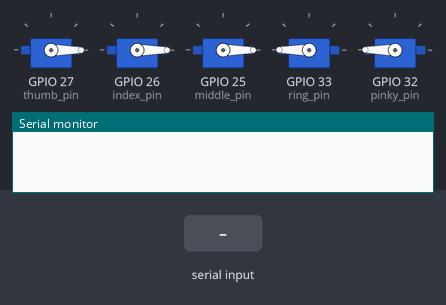
Recording of a sketch running on a simulated ESP32. Parts: 5 × servo, the last lines printed to the serial monitor. The test bench sets the inputs (shaded band).

Above: at 1.2 s.
1.3 s: "90,45\n" received over Serial
At 1.9 s:
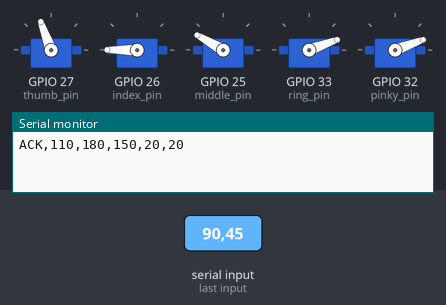
2.8 s: "1\n" received over Serial
At 3.1 s:
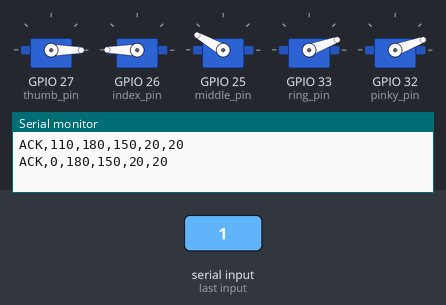
4.3 s: "30,150\n" received over Serial
At 5.5 s:
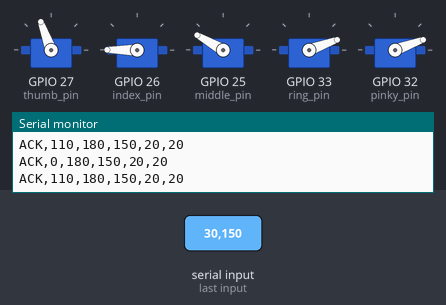
5.8 s: "1,90\n" received over Serial
At 6.8 s:
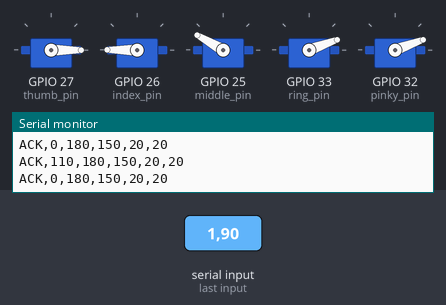
Timing chart, 0 to 8.3 s (numbered marks = the images above; inputs shaded):
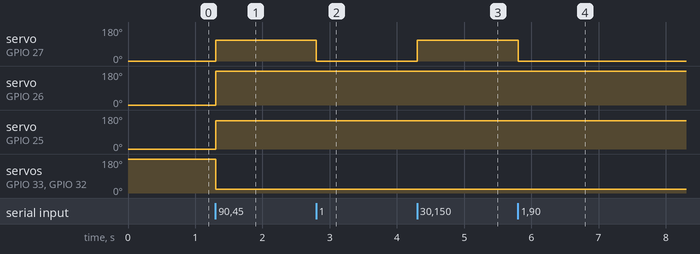

The sketch:

controlHand.ino
```cpp
#include <ESP32Servo.h>
// Crear objetos Servo
Servo thumb;
Servo ind;
Servo middle;
Servo ring;
Servo pinky;

// Variables de calibración de apertura y cierre para cada dedo
int thumb_open_pos = 0, thumb_close_pos = 110;
int index_open_pos = 0, index_close_pos = 180;
int middle_open_pos = 0, middle_close_pos = 150;
int ring_open_pos = 180, ring_close_pos = 20;
int pinky_open_pos = 180, pinky_close_pos = 20;

// Pines de conexión de los servos a la placa
int thumb_pin = 27;
int index_pin = 26;
int middle_pin = 25;
int ring_pin = 33;
int pinky_pin = 32;

// Variable para almacenar los datos recibidos
String data = "";
int fingers[5] = {0, 0, 0, 0, 0}; // Array para almacenar el estado de cada dedo
int angles[5] = {0, 0, 0, 0, 0}; // Último ángulo aplicado a cada servo (pulgar..meñique)

void setup() {

  // Asignar los pines a los objetos Servo
  thumb.attach(thumb_pin);
  ind.attach(index_pin);
  middle.attach(middle_pin);
  ring.attach(ring_pin);
  pinky.attach(pinky_pin);

  // Configurar el puerto serial
  Serial.begin(9600);

  // Inicialmente, abrir la mano
  openHand();
}
void loop() {

  // Verificar si hay datos disponibles en el puerto serial
  if (Serial.available() > 0) {

    // Leer la línea de datos entrantes
    data = Serial.readStringUntil('\n');

    // Dividir los datos recibidos en un array
    parseData(data);

    // Controlar los dedos de acuerdo con los datos recibidos
    controlFingers();

    // Confirmar por serial que el comando ya fue aplicado, e informar el
    // ángulo real que se mandó a cada servo (calibración, no un sensor de
    // posición: es el ángulo objetivo, no el que el servo llegó a alcanzar).
    Serial.println("ACK," + String(angles[0]) + "," + String(angles[1]) + "," +
                    String(angles[2]) + "," + String(angles[3]) + "," + String(angles[4]));
  }

  // Esperar un pequeño tiempo para evitar saturar el puerto serial
  delay(100);
}

// Función para analizar los datos recibidos
void parseData(String inputData) {

  // Separar los datos por comas y almacenarlos en el array fingers
  int index = 0;
  int start = 0;
  int commaIndex = inputData.indexOf(',');

  while (commaIndex >= 0 && index < 5) {
    fingers[index] = inputData.substring(start, commaIndex).toInt();
    start = commaIndex + 1;
    commaIndex = inputData.indexOf(',', start);
    index++;
  }

  // Último dato (sin coma al final)
  if (index < 5) {
    fingers[index] = inputData.substring(start).toInt();
  }
}

// Función para controlar los dedos según los datos recibidos
void controlFingers() {

  // Controlar el pulgar
  angles[0] = (fingers[0] == 1) ? thumb_open_pos : thumb_close_pos;
  thumb.write(angles[0]);

  // Controlar el índice
  angles[1] = (fingers[1] == 1) ? index_open_pos : index_close_pos;
  ind.write(angles[1]);

  // Controlar el dedo medio
  angles[2] = (fingers[2] == 1) ? middle_open_pos : middle_close_pos;
  middle.write(angles[2]);

  // Controlar el anular
  angles[3] = (fingers[3] == 1) ? ring_open_pos : ring_close_pos;
  ring.write(angles[3]);

  // Controlar el meñique
  angles[4] = (fingers[4] == 1) ? pinky_open_pos : pinky_close_pos;
  pinky.write(angles[4]);
}

// Función para abrir todos los dedos
void openHand() {

  thumb.write(thumb_open_pos);
  ind.write(index_open_pos);
  middle.write(middle_open_pos);
  ring.write(ring_open_pos);
  pinky.write(pinky_open_pos);

}

// Función para cerrar todos los dedos
void closeHand() {

  thumb.write(thumb_close_pos);
  ind.write(index_close_pos);
  middle.write(middle_close_pos);
  ring.write(ring_close_pos);
  pinky.write(pinky_close_pos);

}
```

Measured:
- after the input at 1.3 s, servo on GPIO 27 (thumb_pin): 0° → 110° at once; servo on GPIO 26 (index_pin): 0° → 180° at once; servo on GPIO 25 (middle_pin): 0° → 150° at once; servo on GPIO 33 (ring_pin), servo on GPIO 32 (pinky_pin): 180° → 20° at once
- after the input at 2.8 s, servo on GPIO 27 (thumb_pin): 110° → 0° at once
- after the input at 4.3 s, servo on GPIO 27 (thumb_pin): 0° → 110° at once
- after the input at 5.8 s, servo on GPIO 27 (thumb_pin): 110° → 0° at once
